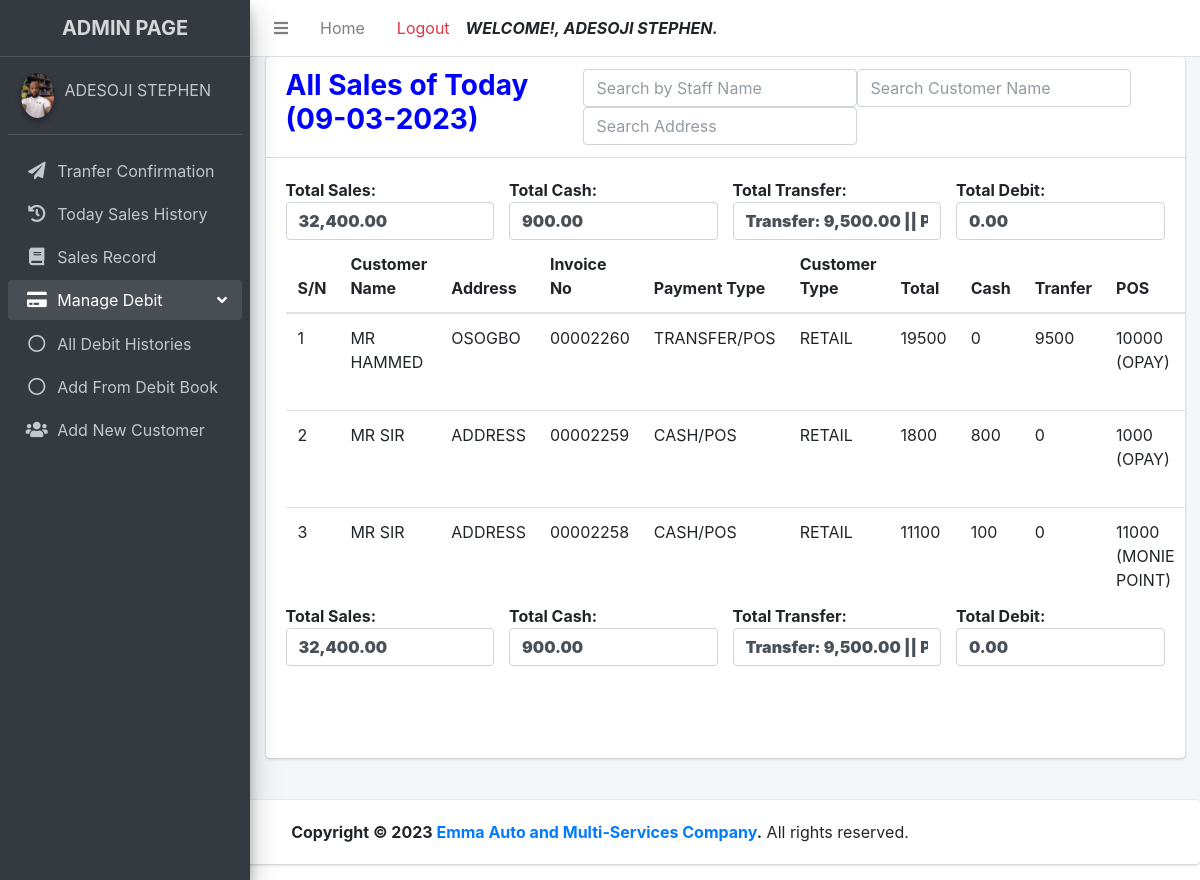
Screenshot of /admin/sales_history.php (signed in) with the database file from the repository.
### tables this page shows
CREATE TABLE `registered` (
  `id` int(11) NOT NULL AUTO_INCREMENT,
  `firstname` varchar(255) NOT NULL,
  `lastname` varchar(255) NOT NULL,
  `username` varchar(255) NOT NULL,
  `password` varchar(255) NOT NULL,
  `role` varchar(10) NOT NULL,
  `passport` varchar(255) NOT NULL,
  `status` varchar(10) NOT NULL,
  `date_registered` timestamp NOT NULL DEFAULT current_timestamp(),
  PRIMARY KEY (`id`)
);

CREATE TABLE `sales` (
  `id` int(11) NOT NULL AUTO_INCREMENT,
  `customer_name` varchar(255) NOT NULL,
  `address` varchar(255) NOT NULL,
  `invoice_no` varchar(255) NOT NULL,
  `payment_type` varchar(255) NOT NULL,
  `customer_type` varchar(255) NOT NULL,
  `total` varchar(255) NOT NULL,
  `cash` varchar(255) NOT NULL,
  `transfer` varchar(255) NOT NULL,
  `pos` varchar(250) NOT NULL,
  `old_deposit` varchar(250) NOT NULL,
  `deposit` varchar(255) NOT NULL,
  `transport` varchar(250) NOT NULL,
  `balance` varchar(255) NOT NULL,
  `staff_name` varchar(255) NOT NULL,
  `date` varchar(255) NOT NULL,
  `username` varchar(255) NOT NULL,
  `bank` varchar(255) NOT NULL,
  PRIMARY KEY (`id`)
);

CREATE TABLE `pos` (
  `id` int(11) NOT NULL AUTO_INCREMENT,
  `customer_name` varchar(255) NOT NULL,
  `customer_address` varchar(255) NOT NULL,
  `invoice_no` varchar(255) NOT NULL,
  `pos_type` varchar(122) NOT NULL,
  PRIMARY KEY (`id`)
);

### admin/sales_history.php (the view, shortened to what this page needs)
<?php
include "includes/header.php";
include "includes/navbar.php";
include "includes/sidebar.php";
$select = $mod->showDashboardTotal();
$total = mysqli_fetch_array($select);
$select_pos = $mod->showDashboardPos();
$select_transfer = $mod->showDashboardTransfer();
$select_cash = $mod->showDashboardCash();
$sum_cash = mysqli_fetch_array($select_cash);
$sum_transfer = mysqli_fetch_array($select_transfer);
$sum_pos = mysqli_fetch_array($select_pos);
$select = $mod->showDashboardDebit();
$sum_debit = mysqli_fetch_array($select);
?>
<section class="content">
    <div class="container-fluid">
        <div class="row">
            <div class="col-12">
                <div class="card" style="width: 100%;">
                    <div class="card-header">
                        <div class="row">
                            <div class="col-md-4">
                                <h3>All Sales of Today (<?php echo date("d-m-Y") ?>) </h3>
                            </div>
                            <div class="col-md-8 d-print-none">
                                <div class="form-inline">
                                    <input type="search" name="search" class="form-control float-right" id="date" onkeyup="staffName(this.value)" placeholder="Search by Staff Name">
                                    <input type="search" name="search" class="form-control float-right" id="name" onkeyup="customerName(this.value)" placeholder="Search Customer Name">
                                    <input type="search" name="search" class="form-control float-right" id="address" onkeyup="customerAddress(this.value,getElementById('name').value)" placeholder="Search Address">
                                </div>
                            </div>
                        </div>
                    </div>
                    <div class="card-body fixTableHead table-responsive" id="staff">
                        <table class="table table-hover">
                            <div class="row d-print-none" style="font-weight:bolder">
                                <div class="col-3">Total Sales:&nbsp; <input class="form-control" style="font-weight:bolder" type="text" value="<?php echo number_format($total['sumTotal'], 2) ?>"></div>
                                <div class="col-3">Total Cash:&nbsp; <input class="form-control" style="font-weight:bolder" type="text" value="<?php echo number_format($sum_cash['cash'], 2) ?>"></div>
                                <div class="col-3">Total Transfer:&nbsp; <input class="form-control" style="font-weight:bolder" type="text" value="Transfer: <?php echo number_format($sum_transfer['transfer'], 2) ?> || Pos: <?php echo number_format($sum_pos['sumPos'], 2) ?>"></div>
                                <div class="col-3">Total Debit:&nbsp; <input class="form-control" style="font-weight:bolder" type="text" value="<?php echo number_format($sum_debit['balance'], 2) ?>"></div>
                            </div>
                            <thead>
                                <tr>
                                    <th>S/N </th>
                                    <th>Customer Name</th>
                                    <th>Address</th>
                                    <th>Invoice No</th>
                                    <th>Payment Type</th>
                                    <th>Customer Type</th>
                                    <th>Total</th>
                                    <th>Cash</th>
                                    <th>Tranfer</th>
                                    <th>POS</th>
                                </tr>
                            </thead>
                            <tbody id="table">
                                <?php
                                $id = 0;
                                $select = $mod->showInvoiceDate();
                                while ($row = mysqli_fetch_array($select)) { ?>
                                    <capital>
                                        <tr>
                                            <td style="text-transform:uppercase">
                                                <?php echo ++$id ?>
                                            </td>
                                            <td style="text-transform:uppercase">
                                                <?php echo $row['customer_name'] ?>
                                            </td>
                                            <td style="text-transform:uppercase">
                                                <?php echo $row['address'] ?>
                                            </td>
                                            <td style="text-transform:uppercase">
                                                <?php echo $row['invoice_no'] ?>
                                            </td>
                                            <td style="text-transform:uppercase">
                                                <?php echo $row['payment_type'] ?>
                                            </td>
                                            <td style="text-transform:uppercase">
                                                <?php echo $row['customer_type'] ?>
                                            </td>
                                            <td style="text-transform:uppercase">
                                                <?php echo $row['total'] ?>
                                            </td>
                                            <td style="text-transform:uppercase">
                                                <?php echo $row['cash'] ?>
                                            </td>
                                            <td style="text-transform:uppercase">
                                                <?php echo $row['transfer'] ?>
                                            </td>
                                            <td style="text-transform:uppercase">
                                                <?php echo $row['pos'];
                                                if ($row["pos"] != 0) {
                                                    $select_pos = mysqli_fetch_array($mod->showPos($row['customer_name'], $row['address'], $row['invoice_no']));
                                                    echo " (" . $select_pos["pos_type"] . ")";
                                                } ?>
                                            </td>
                                        </tr>
                                    </capital>
                                <?php }
                                ?>
                            </tbody>
                        </table>
                        <div class="row" style="font-weight:bolder">
                            <div class="col-3">Total Sales:&nbsp; <input class="form-control" style="font-weight:bolder" type="text" value="<?php echo number_format($total['sumTotal'], 2) ?>"></div>
                            <div class="col-3">Total Cash:&nbsp; <input class="form-control" style="font-weight:bolder" type="text" value="<?php echo number_format($sum_cash['cash'], 2) ?>"></div>
                            <div class="col-3">Total Transfer:&nbsp; <input class="form-control" style="font-weight:bolder" type="text" value="Transfer: <?php echo number_format($sum_transfer['transfer'], 2) ?> || Pos: <?php echo number_format($sum_pos['sumPos'], 2) ?>"></div>
                            <div class="col-3">Total Debit:&nbsp; <input class="form-control" style="font-weight:bolder" type="text" value="<?php echo number_format($sum_debit['balance'], 2) ?>"></div>
                        </div>
                    </div>
                </div>
            </div>
        </div>
    </div>
</section>
<?php
include "includes/footer.php";
?>

### admin/includes/sidebar.php
<aside class="main-sidebar sidebar-dark-primary elevation-4">
  <a href="#" class="brand-link text-center">
    <span class="brand-text font-weight-bold">ADMIN PAGE</span>
  </a>
  <div class="sidebar">
    <div class="user-panel mt-3 pb-3 mb-3 d-flex">
      <div class="image">
        <img src="<?php $mod = new Model;
                  $mod->displayPassport(); ?>" class="img-circle elevation-2">
      </div>
      <div class="info">
        <a href="#" class="d-block"><?php echo $_SESSION["adminfullname"] ?></a>
      </div>
    </div>
    <nav class="mt-2">
      <ul class="nav nav-pills nav-sidebar flex-column" data-widget="treeview" role="menu" data-accordion="false">
        <li class="nav-item">
          <a href="confirm_transfer.php" class="nav-link <?php if ($_SERVER['PHP_SELF'] == '/emma_auto_investment/admin/confirm_transfer.php') {
                                                            echo "active";
                                                          } ?>">
            <i class="nav-icon fa fa-paper-plane""></i>
            <p>
            Tranfer Confirmation
            </p>
          </a>
        </li>
        <li class="nav-item">
          <a href="sales_history.php" class="nav-link <?php if ($_SERVER['PHP_SELF'] == '/emma_auto_investment/admin/sales_history.php') {
                                                        echo "active";
                                                      } ?>">
            <i class="nav-icon fa fa-history"></i>
            <p>
              Today Sales History
            </p>
          </a>
        </li>
        <li class="nav-item">
          <a href="search_record.php" class="nav-link <?php if ($_SERVER['PHP_SELF'] == '/emma_auto_investment/admin/search_record.php') {
                                                        echo "active";
                                                      } ?>">
            <i class="nav-icon fa fa-book"></i>
            <p>
              Sales Record
            </p>
          </a>
        </li>
        <li class="nav-item has-treeview menu-open">
          <a href="#" class="nav-link <?php if (($_SERVER['PHP_SELF'] == '/emma_auto_investment/admin/debit_book.php') or ($_SERVER['PHP_SELF'] == '/emma_auto_investment/admin/debit_history.php')) {
                                        echo "active";
                                      } ?>">
            <i class="nav-icon fa fa-credit-card"></i>
            <p>
              Manage Debit
              <i class="right fas fa-angle-left"></i>
            </p>
          </a>
          <ul class="nav nav-treeview">
            <li class="nav-item">
              <a href="debit_history.php" class="nav-link  <?php if ($_SERVER['PHP_SELF'] == '/emma_auto_investment/admin/debit_history.php') {
                                                              echo "active";
                                                            } ?>">
                <i class="far fa-circle nav-icon"></i>
                <p>All Debit Histories</p>
              </a>
            </li>
            <li class="nav-item">
              <a href="debit_book.php" class="nav-link  <?php if ($_SERVER['PHP_SELF'] == '/emma_auto_investment/admin/debit_book.php') {
                                                          echo "active";
                                                        } ?>">
                <i class="far fa-circle nav-icon"></i>
                <p>Add From Debit Book</p>
              </a>
            </li>
          </ul>
        </li>
        <li class="nav-item">
          <a href="add_new_customer.php" class="nav-link <?php if ($_SERVER['PHP_SELF'] == '/emma_auto_investment/admin/add_new_customer.php') {
                                                            echo "active";
                                                          } ?>">
            <i class="nav-icon fas fa-users"></i>
            <p>
              Add New Customer
            </p>
          </a>
        </li>
      </ul>
    </nav>
  </div>
</aside>
<div class="content-wrapper">

### admin/includes/header.php (style rules this page uses)
h3 { color:blue; font-weight:bolder; }
.fixTableHead { height: 75vh; }
.fixTableHead thead th { position: sticky; top: 0; background-color:white; }

### rows the page displays
registered: passport (picture)
sales: customer_name "MR HAMMED", address "OSOGBO", invoice_no "00002260", payment_type "TRANSFER/POS", customer_type "RETAIL", total "19500", cash "0", transfer "9500", pos "10000", pos.pos_type "OPAY"
sales: customer_name "MR SIR", address "ADDRESS", invoice_no "00002259", payment_type "CASH/POS", customer_type "RETAIL", total "1800", cash "800", transfer "0", pos "1000", pos.pos_type "OPAY"
sales: customer_name "MR SIR", address "ADDRESS", invoice_no "00002258", payment_type "CASH/POS", customer_type "RETAIL", total "11100", cash "100", transfer "0", pos "11000", pos.pos_type "MONIE POINT"

### other values shown
$_SESSION["adminfullname"] "ADESOJI STEPHEN"
